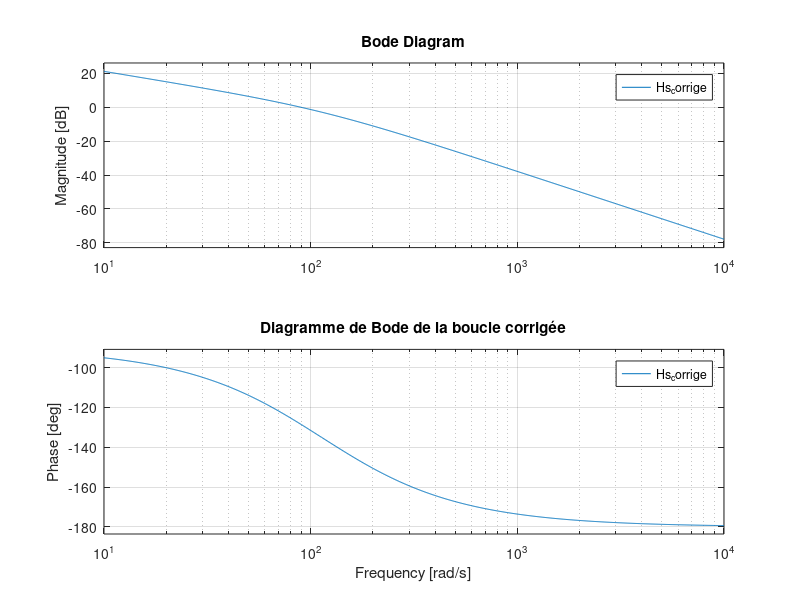
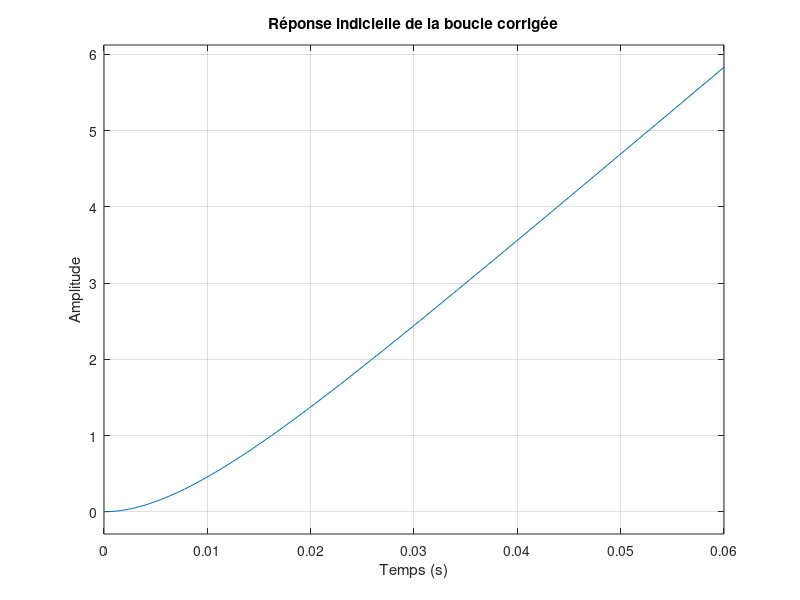
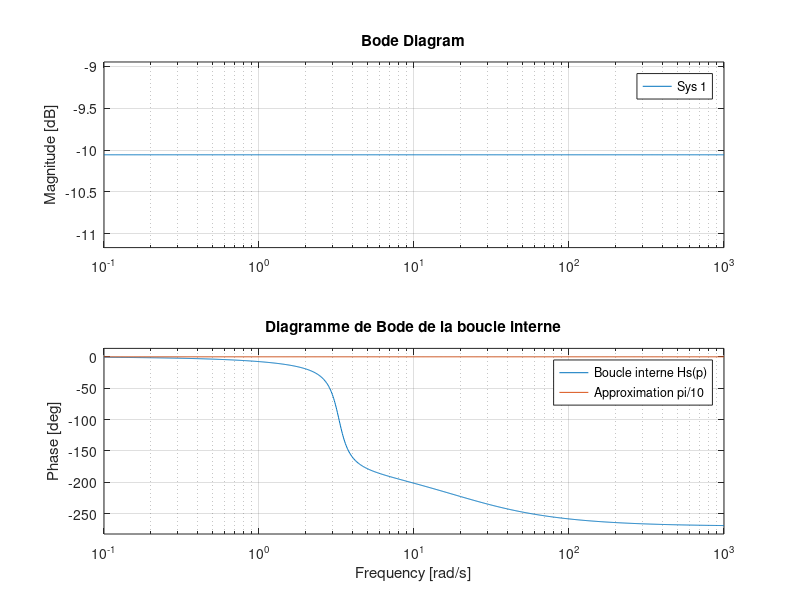
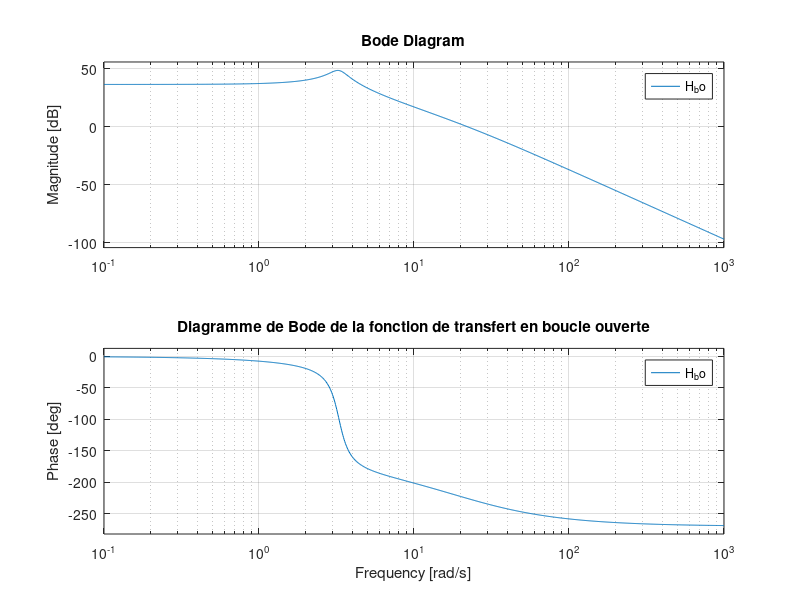

Write MATLAB code to recreate these figures, in order. (Note: this script raises an error after producing the figures.)
%% Données du problème
G = 5;              % Gain de l'ampli de puissance
g = 0.02;           % Gain de la génératrice tachymétrique (V/rad/s)
tau = 0.02;         % Constante de temps du capteur d'angle (en s)
omega_0 = 40;       % Fréquence de coupure (rad/s)
T_max = 0.03;       % Temps du premier maximum (30 ms)
Depassement = 0.2;  % Dépassement de 20 % (0.2 à 0.25 possible)
Kp = 5;             % Gain proportionnel
b = 3;              % Coefficient de correction

%% Calcul de Km
Km = (pi * omega_0) / (10 * G); % Gain Km
fprintf('Gain Km : %.4f\n', Km);

%% Définition de la fonction de transfert Hs(p)
numerateur = [10 * G * Km]; % Numérateur de Hs(p)
denominateur = [pi * tau, pi + tau, 1]; % Dénominateur de Hs(p)
Hs = tf(numerateur, denominateur);

% Affichage de la fonction de transfert initiale
disp('Fonction de transfert Hs(p) :');
disp(Hs);

%% Correction tachymétrique :
% La cassure doit se produire lorsque le gain est égal à 0.

% Définition de la fonction de transfert corrigée Hs_corrige(p)
numerateur_corrige = [Kp * G * Km * 10 / (pi * (1 + b * g * G * Km))]; % Numérateur corrigé
denominateur_corrige = [tau / (1 + Kp * g * G * Km), 1, 0];  % Dénominateur corrigé

Hs_corrige = tf(numerateur_corrige, denominateur_corrige);

% Affichage de la fonction de transfert corrigée
disp('Fonction de transfert corrigée Hs_corrige(p) :');
disp(Hs_corrige);

%% Tracé du diagramme de Bode de la boucle corrigée
figure;
bode(Hs_corrige);
grid on;
title('Diagramme de Bode de la boucle corrigée');

%% Tracé de la réponse indicielle pour vérifier les performances
figure;
step(Hs_corrige);
grid on;
title('Réponse indicielle de la boucle corrigée');
xlabel('Temps (s)');
ylabel('Amplitude');

%% Question 2.1 : Approximation en basse fréquence

% Définition des constantes
Kg = 8093;   % Gain du couple aérodynamique
tau_M = 0.05; % Constante de temps du capteur de couple

% Définition des fonctions de transfert
H_p = tf([0.282], [1, 0.81, 10.745]);  % H(p) dynamique du moteur et générateur
M_p = tf([1], [tau_M, 1]);             % M(p) capteur du couple

% Boucle interne : approximation par un gain
Hs_interne = H_p * M_p;  % Fonction de transfert totale de la boucle interne

% Tracé du diagramme de Bode pour voir le comportement en basse fréquence
figure;
bode(Hs_interne);
grid on;
title('Diagramme de Bode de la boucle interne');

% Approximation en basse fréquence
gain_pi_sur_10 = pi / 10; % Gain d'approximation attendu

% Superposition avec un gain constant pi/10
hold on;
bode(tf([gain_pi_sur_10], [1])); % Tracé du gain constant pour comparaison
legend('Boucle interne Hs(p)', 'Approximation pi/10');
hold off;

%% Question 2.2 : Fonction de transfert en boucle ouverte pour la commande du couple

% Transmittance du régulateur de couple (donnée) : Rr(p) = 1
Rr_p = 1;

% Approximation de la boucle interne par un gain constant Hs_interne = pi/10
Hs_interne = tf([pi/10], [1]); % Remplacement par un gain constant

% Fonction de transfert en boucle ouverte
H_bo = Rr_p * Kg * Hs_interne * H_p * M_p; % Formule de la boucle ouverte avec l'approximation

% Affichage de la fonction de transfert en boucle ouverte
disp('Fonction de transfert en boucle ouverte H_bo(p) :');
disp(H_bo);

% Tracé du diagramme de Bode de la boucle ouverte
figure;
bode(H_bo);
grid on;
title('Diagramme de Bode de la fonction de transfert en boucle ouverte');

% Analyse du comportement en boucle fermée
H_bf = feedback(H_bo, 1);  % Fermeture de la boucle avec retour unitaire

% Affichage de la fonction de transfert en boucle fermée
disp('Fonction de transfert en boucle fermée H_bf(p) :');
disp(H_bf);

% Tracé de la réponse indicielle pour la boucle fermée
figure;
step(H_bf);
grid on;
title('Réponse indicielle de la boucle fermée');
xlabel('Temps (s)');
ylabel('Amplitude');

%% Question 2.3
%% Question 2.3 : Synthèse d'un régulateur PI Rr(p)

% Définition du régulateur PI :
% - Permet d'annuler l'erreur statique (intégrateur)
% - Assure une pulsation de coupure à 1 rad/s
% - Conserve la phase pour les hautes fréquences

% Forme du régulateur PI : Rr(p) = Kp * (1 + 1 / (Ti * p))
Kp_pi = 0.013;       % Gain proportionnel du PI (ajustable)
Ti_pi = 2.5;        % Constante de temps intégrale (ajustable)

Rr_p = Kp_pi * tf([Ti_pi, 1], [Ti_pi, 0]);  % Définition du PI

% Boucle ouverte corrigée avec PI
H_bo_corrige = Rr_p * H_bo;

% Affichage de la fonction de transfert corrigée en boucle ouverte
disp('Fonction de transfert corrigée en boucle ouverte H_bo_corrige(p) :');
disp(H_bo_corrige);

% Tracé du diagramme de Bode de la boucle ouverte corrigée avec PI
figure;
bode(H_bo, H_bo_corrige);
grid on;
title('Comparaison de la boucle ouverte avant et après régulateur PI');
legend('Avant correction', 'Avec régulateur PI');

% Analyse du comportement en boucle fermée avec PI
H_bf_corrige = feedback(H_bo_corrige, 1);  % Fermeture de la boucle avec retour unitaire

% Affichage de la fonction de transfert en boucle fermée avec PI
disp('Fonction de transfert en boucle fermée avec PI H_bf_corrige(p) :');
disp(H_bf_corrige);

% Tracé de la réponse indicielle pour la boucle fermée avec PI
figure;
step(H_bf, H_bf_corrige);
grid on;
title('Comparaison de la réponse indicielle avant et après régulateur PI');
legend('Avant correction', 'Avec régulateur PI');
xlabel('Temps (s)');
ylabel('Amplitude');

%% Question 2.4 : Analyse de la stabilité avec Black-Nichols

% Tracé de la boucle ouverte corrigée dans le plan de Nichols
figure;
nichols(H_bo_corrige);
grid on;
title('Diagramme de Black-Nichols de la boucle ouverte corrigée');

% Ajout du point critique (-1,0) pour l'analyse de stabilité
hold on;
hold off;

% Affichage de la marge de gain et de phase
[Gm, Pm, Wcg, Wcp] = margin(H_bo_corrige);
fprintf('Marge de gain : %.2f dB\n', 20*log10(Gm));
fprintf('Marge de phase : %.2f°\n', Pm);
fprintf('Fréquence de gain crossover : %.2f rad/s\n', Wcg);
fprintf('Fréquence de phase crossover : %.2f rad/s\n', Wcp);

% Tracé de la réponse indicielle pour voir si le système est à la limite de l'instabilité
figure;
step(H_bf_corrige);
grid on;
title('Réponse indicielle en boucle fermée (vérification de la stabilité)');
xlabel('Temps (s)');
ylabel('Amplitude');
legend('Système en boucle fermée');

%% 2.5 : Ajustement du correcteur avance de phase pour 45° de marge de phase et coupure à 5 rad/s

% Définition de la pulsation cible pour l'avance de phase et la coupure
omega_cible = 5;  % Fixation de la coupure à 5 rad/s

% Phase requise : On vise 45° de marge de phase
phi_max = 45 * pi / 180;  % Conversion en radians
alpha = (1 - sin(phi_max)) / (1 + sin(phi_max));  % Calcul de alpha
T2 = 1 / (omega_cible * sqrt(alpha));  % Calcul de T2
T1 = T2 / alpha;  % Calcul de T1

% Ajustement du gain du correcteur pour fixer la coupure à 5 rad/s
Kc = 1 / abs(evalfr(H_bo_corrige, 1j*omega_cible));  % Ajustement de Kc

% Définition du correcteur avance de phase avec nouvelle coupure
C_p = Kc * tf([T1, 1], [T2, 1]);

% Nouvelle boucle ouverte corrigée avec le correcteur avance de phase
H_bo_corrige_avance = C_p * H_bo_corrige;

% Vérification des marges de gain et de phase après correction
[Gm_avance, Pm_avance, Wcg_avance, Wcp_avance] = margin(H_bo_corrige_avance);
fprintf('Marge de gain après correction avancée : %.2f dB\n', 20*log10(Gm_avance));
fprintf('Marge de phase après correction avancée : %.2f°\n', Pm_avance);
fprintf('Fréquence de gain crossover après correction : %.2f rad/s\n', Wcg_avance);
fprintf('Fréquence de phase crossover après correction : %.2f rad/s\n', Wcp_avance);

% Tracé du diagramme de Bode avant et après correcteur avance de phase
figure;
bode(H_bo_corrige, H_bo_corrige_avance);
grid on;
title('Comparaison de la boucle ouverte avant et après correction avancée');
legend('Avant correction', 'Avec correcteur avancé');

% Tracé des marges de gain et de phase après correction
figure;
margin(H_bo_corrige_avance);
grid on;
title('Marge de gain et de phase après correction avancée');

% Vérification dans le plan de Black-Nichols après correction avancée
figure;
nichols(H_bo_corrige_avance);
grid on;
title('Diagramme de Black-Nichols après correction avancée');

% Ajout du point critique (-1,0) pour vérifier la stabilité
hold on;
plot(-1, 0, 'ro', 'MarkerSize', 10, 'LineWidth', 2);
text(-1, 0, '  (-1,0)', 'FontSize', 12, 'Color', 'red');
hold off;

% Tracé de la réponse indicielle pour voir l'amélioration en boucle fermée
H_bf_corrige_avance = feedback(H_bo_corrige_avance, 1);  % Fermeture de la boucle

figure;
step(H_bf_corrige, H_bf_corrige_avance);
grid on;
title('Comparaison des réponses indicielles avant et après correction avancée');
legend('Avant correction', 'Avec correcteur avancé');
xlabel('Temps (s)');
ylabel('Amplitude');
